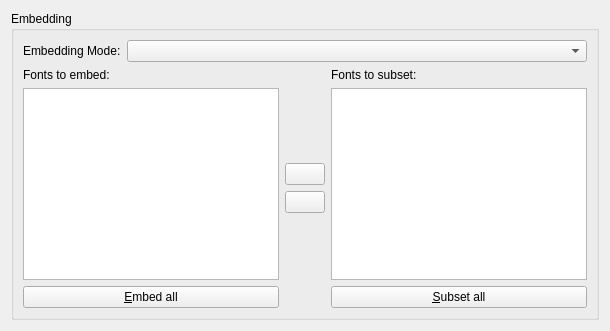
  <widget class="QWidget" name="tabFonts">
   <attribute name="title">
    <string>&amp;Fonts</string>
   </attribute>
   <layout class="QVBoxLayout" name="verticalLayout_2">
    <item>
     <widget class="QGroupBox" name="groupFont">
      <property name="title">
       <string>Embedding</string>
      </property>
      <layout class="QVBoxLayout" name="groupFontLayout">
       <item>
        <layout class="QHBoxLayout" name="horizontalLayout_5">
         <item>
          <widget class="QLabel" name="label_6">
           <property name="sizePolicy">
            <sizepolicy hsizetype="Maximum" vsizetype="Preferred">
             <horstretch>0</horstretch>
             <verstretch>0</verstretch>
            </sizepolicy>
           </property>
           <property name="text">
            <string>Embedding Mode:</string>
           </property>
          </widget>
         </item>
         <item>
          <widget class="FontEmbeddingCombo" name="fontEmbeddingCombo"/>
         </item>
        </layout>
       </item>
       <item>
        <layout class="QHBoxLayout" name="horizontalLayout_9">
         <item>
          <layout class="QVBoxLayout" name="verticalLayout_6">
           <item>
            <widget class="QLabel" name="label_8">
             <property name="text">
              <string>Fonts to embed:</string>
             </property>
            </widget>
           </item>
           <item>
            <widget class="QListWidget" name="EmbedList"/>
           </item>
           <item>
            <widget class="QPushButton" name="EmbedFonts">
             <property name="text">
              <string>&amp;Embed all</string>
             </property>
            </widget>
           </item>
          </layout>
         </item>
         <item>
          <layout class="QVBoxLayout" name="verticalLayout_8">
           <item>
            <spacer name="verticalSpacer">
             <property name="orientation">
              <enum>Qt::Orientation::Vertical</enum>
             </property>
             <property name="sizeHint" stdset="0">
              <size>
               <width>20</width>
               <height>40</height>
              </size>
             </property>
            </spacer>
           </item>
           <item>
            <widget class="QPushButton" name="ToSubset">
             <property name="text">
              <string/>
             </property>
            </widget>
           </item>
           <item>
            <widget class="QPushButton" name="FromSubset">
             <property name="text">
              <string/>
             </property>
            </widget>
           </item>
           <item>
            <spacer name="verticalSpacer_2">
             <property name="orientation">
              <enum>Qt::Orientation::Vertical</enum>
             </property>
             <property name="sizeHint" stdset="0">
              <size>
               <width>20</width>
               <height>40</height>
              </size>
             </property>
            </spacer>
           </item>
          </layout>
         </item>
         <item>
          <layout class="QVBoxLayout" name="verticalLayout_5">
           <item>
            <widget class="QLabel" name="label_9">
             <property name="text">
              <string>Fonts to subset:</string>
             </property>
            </widget>
           </item>
           <item>
            <widget class="QListWidget" name="SubsetList"/>
           </item>
           <item>
            <widget class="QPushButton" name="SubsetFonts">
             <property name="text">
              <string>&amp;Subset all</string>
             </property>
            </widget>
           </item>
          </layout>
         </item>
        </layout>
       </item>
      </layout>
     </widget>
    </item>
   </layout>
  </widget>
